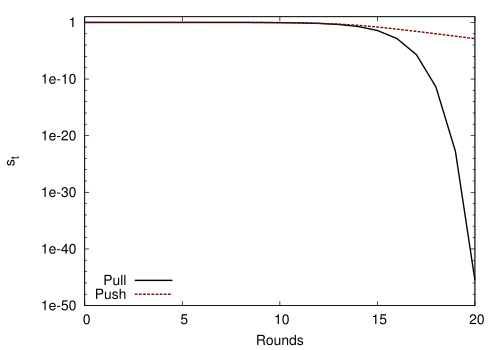

This figure's gnuplot source:
set term post eps color enhanced 20
set style line 1 lt 1 lc rgb "#000000" lw 4 pt 1 ps 1
set style line 2 lt 2 lc rgb "#800000" lw 4 pt 2 ps 1
set style line 3 lt 3 lc rgb "#000080" lw 4 pt 4 ps 1
set style line 4 lt 4 lc rgb "#008000" lw 4 pt 6 ps 1

set xlabel "Rounds"
set ylabel "s_t"
set logscale y
set key bottom left

plot [0:20][1E-50:1E1] \
  "gossip-data.txt" using 1:2 with lines ls 1 title "Pull",\
  "gossip-data.txt" using 1:3 with lines ls 2 title "Push"
